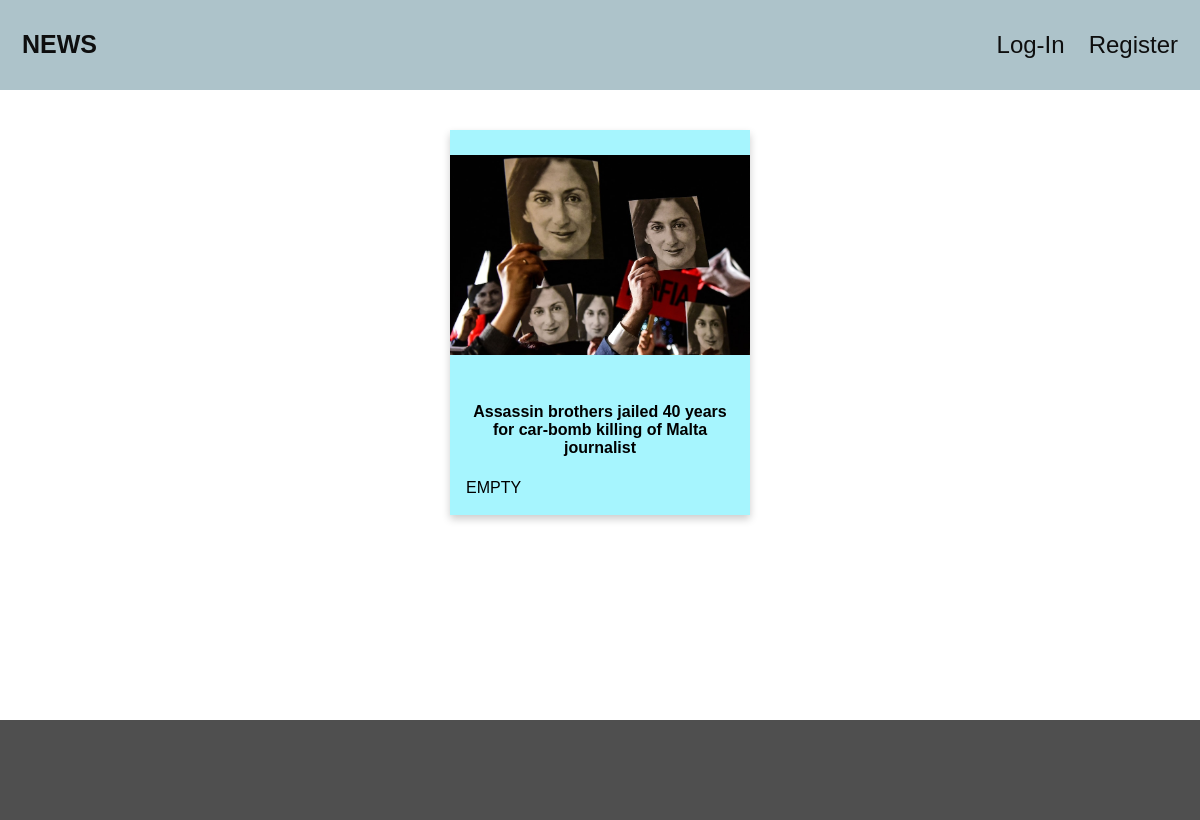
Page /news/ on the committed database.
### news/models.py (models this page shows)
class Link(models.Model):
    link_text = models.CharField(max_length=255)
    link_img = models.ImageField(upload_to='img/', null=True)
    pub_date = models.DateTimeField('date published')

### news/views.py (the view)
# urls.py: path(r'', views.index, name='index'),
def index(request):
    message = None
    if "message" in request.GET:
        message = request.GET["message"]
    return render(
        request,
        "index.html",
        {
            "latest_links":
                Link.objects.order_by('-pub_date')[:10],
            "message": message
        }
    )

### templates/index.html
{% extends 'base.html' %}
{% block main %}
    <wrapper>
        {% if latest_links %}
            {% for link in latest_links %}
                <a href="/news/{{ link.id }}/" style="color: black; text-decoration: none">
                    <div class="card">
                        <div class="img" style="background-image: url('..{{ link.link_img.url }}')"></div>
                        <div class="container">
                            <h4 style="text-align: center"><b>{{ link.link_text }}</b></h4>
                            <p>EMPTY</p>
                        </div>
                    </div>
                </a>
            {% endfor %}
        {% else %}
            <p>There is no news here yet</p>
        {% endif %}
    </wrapper>
{% endblock %}

### news/static/css/style.css (style rules this page uses)
body { margin: 0; font-family: Arial, Helvetica, sans-serif; }
wrapper { padding-top: 40px; display: flex; justify-content: space-around; flex-wrap: wrap; }

### news/static/css/card.css (style rules this page uses)
.card { box-shadow: 0 4px 8px 0 rgba(0,0,0,0.2); transition: 0.3s; width: 300px; margin-left: 15px; margin-right: 15px; margin-bottom: 60px; background: rgba(0, 225, 253, 0.35); cursor: pointer; }
.container { padding: 2px 16px; }
.img { width: 100%; height: 250px; background-repeat: no-repeat; background-position: center; background-size: contain; }

### rows in the picture
Link: link_img (picture), link_text "Assassin brothers jailed 40 years for car-bomb killing of Malta journalist"
